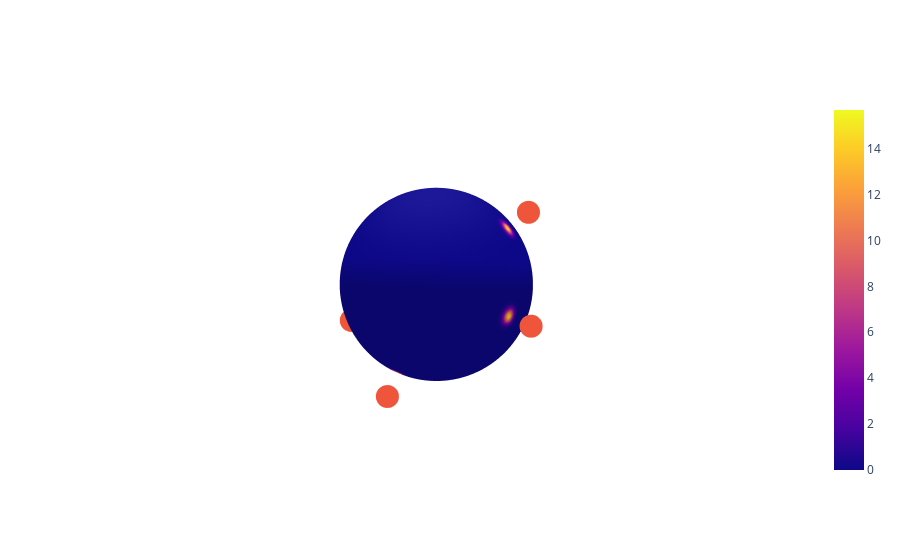

This figure's notebook cell:
### Code cell
random_dist = helpers.average_target_distributions(random_signal, 159, 80)
random_dist_copy = e3nn.SphericalSignal(grid_values=random_dist.grid_values[0], quadrature=random_dist.quadrature)
fig = go.Figure([go.Surface(random_dist_copy.plotly_surface(scale_radius_by_amplitude=False, radius=0.8, normalize_radius_by_max_amplitude=True)),
                 go.Scatter3d(x=random_points[:, 0], y=random_points[:, 1], z=random_points[:, 2], mode='markers')])

# Do not show the axis
fig.update_layout(scene = dict(
                    xaxis = dict(showticklabels=False, visible=False),
                    yaxis = dict(showticklabels=False, visible=False),
                    zaxis = dict(showticklabels=False, visible=False)))
fig.show()

### Figure 1 — Plotly figure (JSON) as saved in the notebook; plotly's stock layout.template omitted (floating-point values rounded to 4 significant figures; data arrays with more than 128 entries replaced by an {"elided": "..."} marker saying what was removed)
{"data": [{"surfacecolor": {"elided": "82x160 float values"}, "type": "surface", "x": {"elided": "82x160 float values"}, "y": {"elided": "82x160 float values"}, "z": {"elided": "82x160 float values"}}, {"mode": "markers", "type": "scatter3d", "x": [0.04385, 0.7828, 0.4468, -0.4032, -0.1614], "y": [0.9873, 0.2335, -0.7137, 0.5594, -0.553], "z": [0.1528, -0.5769, -0.5394, 0.7242, -0.8174]}], "layout": {"scene": {"xaxis": {"showticklabels": false, "visible": false}, "yaxis": {"showticklabels": false, "visible": false}, "zaxis": {"showticklabels": false, "visible": false}}}}
